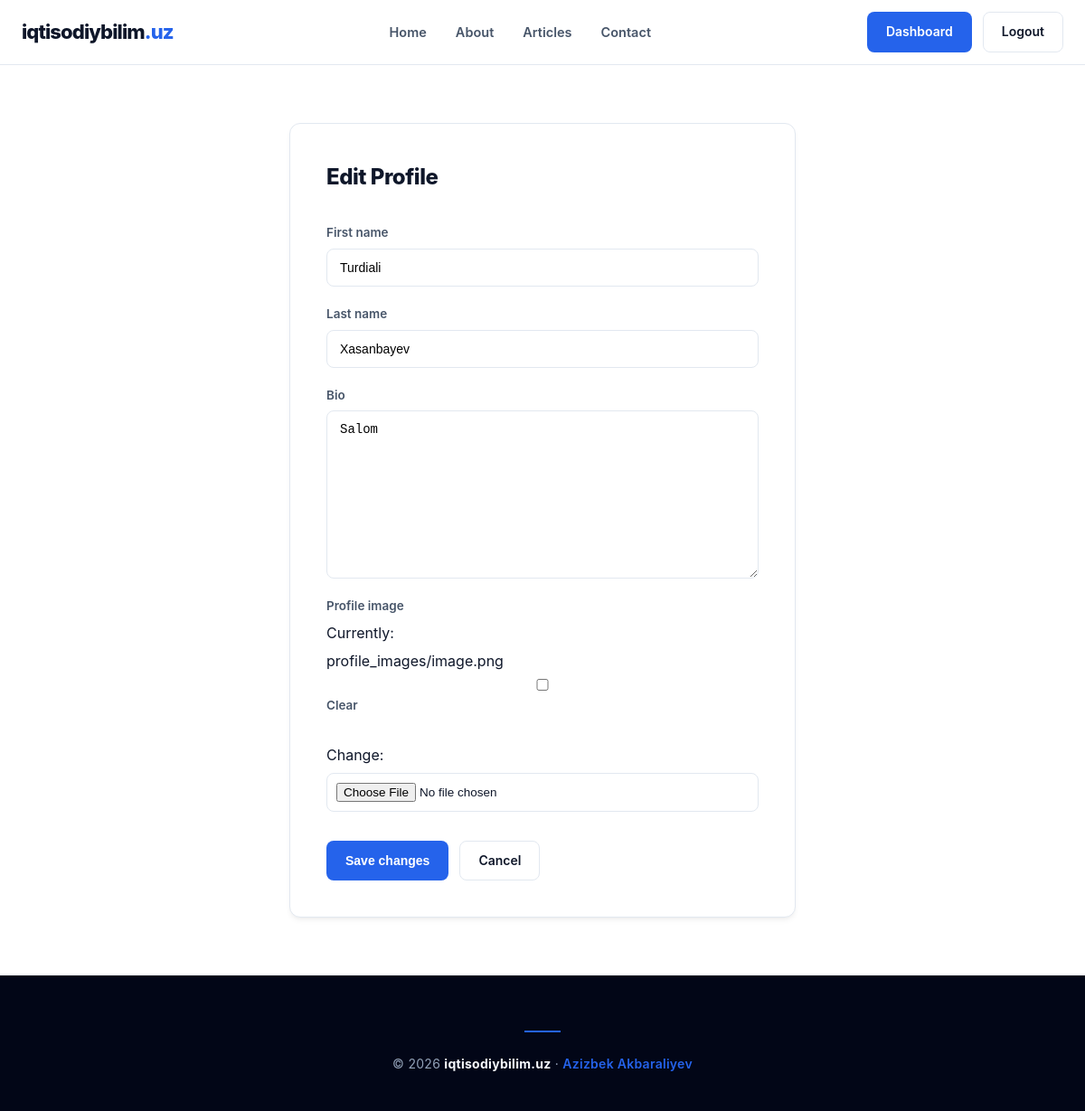
The app's page /profile-update/ (signed in) with its own data.
### user/models.py (models this page shows, shortened)
class CustomUser(AbstractUser):
    username = None
    email = models.EmailField(unique=True)
    first_name = models.CharField(max_length=100, null=True, blank=True)
    last_name = models.CharField(max_length=100, null=True, blank=True)
    profile_image = models.ImageField(upload_to='profile_images', null=True, blank=True)
    bio = models.TextField(null=True, blank=True)
    objects = CustomUserManager()
    USERNAME_FIELD = "email"
    REQUIRED_FIELDS = []
    class Meta:
        verbose_name = "User"
        verbose_name_plural = "Users"

### user/views.py (the view)
# urls.py: path('profile-update/', ProfileUpdateView.as_view(), name='profile-update'),
class ProfileUpdateView(LoginRequiredMixin, UpdateView):
    form_class = ProfileUpdateForm
    template_name = 'profile_update.html'
    success_url = reverse_lazy('dashboard')
    def get_object(self):
        return self.request.user

### user/forms.py
class ProfileUpdateForm(forms.ModelForm):
    class Meta:
        model = User
        fields = ['first_name', 'last_name', 'bio', 'profile_image']
    def __init__(self, *args, **kwargs):
        super().__init__(*args, **kwargs)
        for field in self.fields.values():
            field.required = False

### config/global_context.py (called while the page is built)
def global_context(request):
    current_year = timezone.now().year
    categories = Category.objects.all()
    tags = Tag.objects.all()
    return {'current_year': current_year, 'categories': categories, 'tags': tags}

### templates/profile_update.html (shortened to what this page needs)
{% extends 'base.html' %}
{% load static %}
{% block extra_css %}
<link rel="stylesheet" href="{% static 'css/profile_update.css' %}">
{% endblock %}
{% block content %}
<section class="profile-edit">
    <h2>Edit Profile</h2>
    <form method="post" enctype="multipart/form-data">
        <div>
            <label>First name</label>
            {{ form.first_name }}
        </div>
        <div>
            <label>Last name</label>
            {{ form.last_name }}
        </div>
        <div>
            <label>Bio</label>
            {{ form.bio }}
        </div>
        <div>
            <label>Profile image</label>
            {{ form.profile_image }}
        </div>
        <div class="form-actions">
            <button type="submit" class="btn btn--primary">
                Save changes
            </button>
            <a href="{% url 'dashboard' %}" class="btn btn--ghost">
                Cancel
            </a>
        </div>
    </form>
</section>
{% endblock %}

### static/css/base.css (style rules this page uses)
:root { --primary: #2563eb; --primary-hover: #1d4ed8; --primary-soft: #eff6ff; --dark: #0f172a; --slate: #475569; --border: #e2e8f0; --bg-page: #ffffff; --bg-footer: #020617; --radius: 12px; --ease: all 0.3s cubic-bezier(0.4, 0, 0.2, 1); --shadow: 0 4px 6px -1px rgba(0, 0, 0, .05), 0 2px 4px -2px rgba(0, 0, 0, .05); }
*, *::before, *::after { margin: 0; padding: 0; box-sizing: border-box; }
body { font-family: 'Inter', -apple-system, system-ui, sans-serif; background: var(--bg-page); color: var(--dark); line-height: 1.6; -webkit-font-smoothing: antialiased; }
a { text-decoration: none; color: inherit; transition: var(--ease); }
.btn { padding: 10px 20px; font-size: 14px; font-weight: 600; border-radius: 8px; display: inline-flex; align-items: center; justify-content: center; cursor: pointer; border: 1px solid transparent; transition: var(--ease); }
.btn--primary { background: var(--primary); color: #fff; }
.btn--ghost { background: transparent; border-color: var(--border); color: var(--dark); }

### static/css/profile_update.css (style rules this page uses)
.profile-edit { max-width: 560px; margin: 0 auto; background: #fff; border: 1px solid var(--border); border-radius: var(--radius); padding: 40px; box-shadow: var(--shadow); }
.profile-edit h2 { font-size: 24px; font-weight: 800; margin-bottom: 32px; letter-spacing: -0.02em; }
.profile-edit form>div:not(.form-actions) { display: flex; flex-direction: column; gap: 6px; margin-bottom: 20px; }
.profile-edit label { font-size: 13.5px; font-weight: 600; color: var(--slate); }
.profile-edit input[type="text"], .profile-edit textarea, .profile-edit input[type="file"] { padding: 12px 14px; font-size: 14px; border-radius: 8px; border: 1px solid var(--border); transition: var(--ease); background: #fff; }
.profile-edit textarea { min-height: 100px; resize: vertical; }
.profile-edit input[type="file"] { padding: 10px; font-size: 13.5px; }
.form-actions { display: flex; gap: 12px; margin-top: 32px; justify-content: flex-start; }

### records on screen
CustomUser: first_name "Turdiali", last_name "Xasanbayev", bio "Salom"
